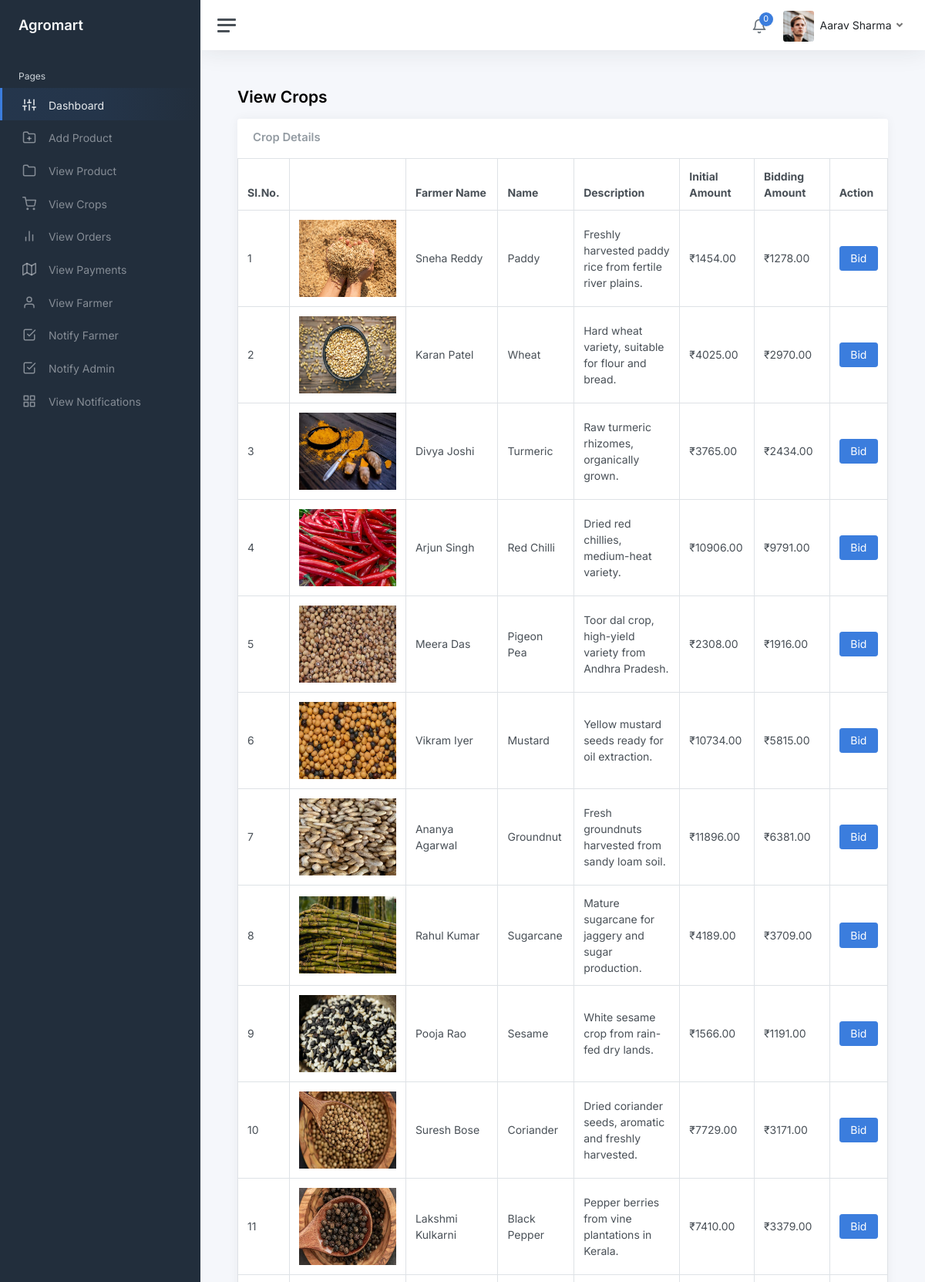
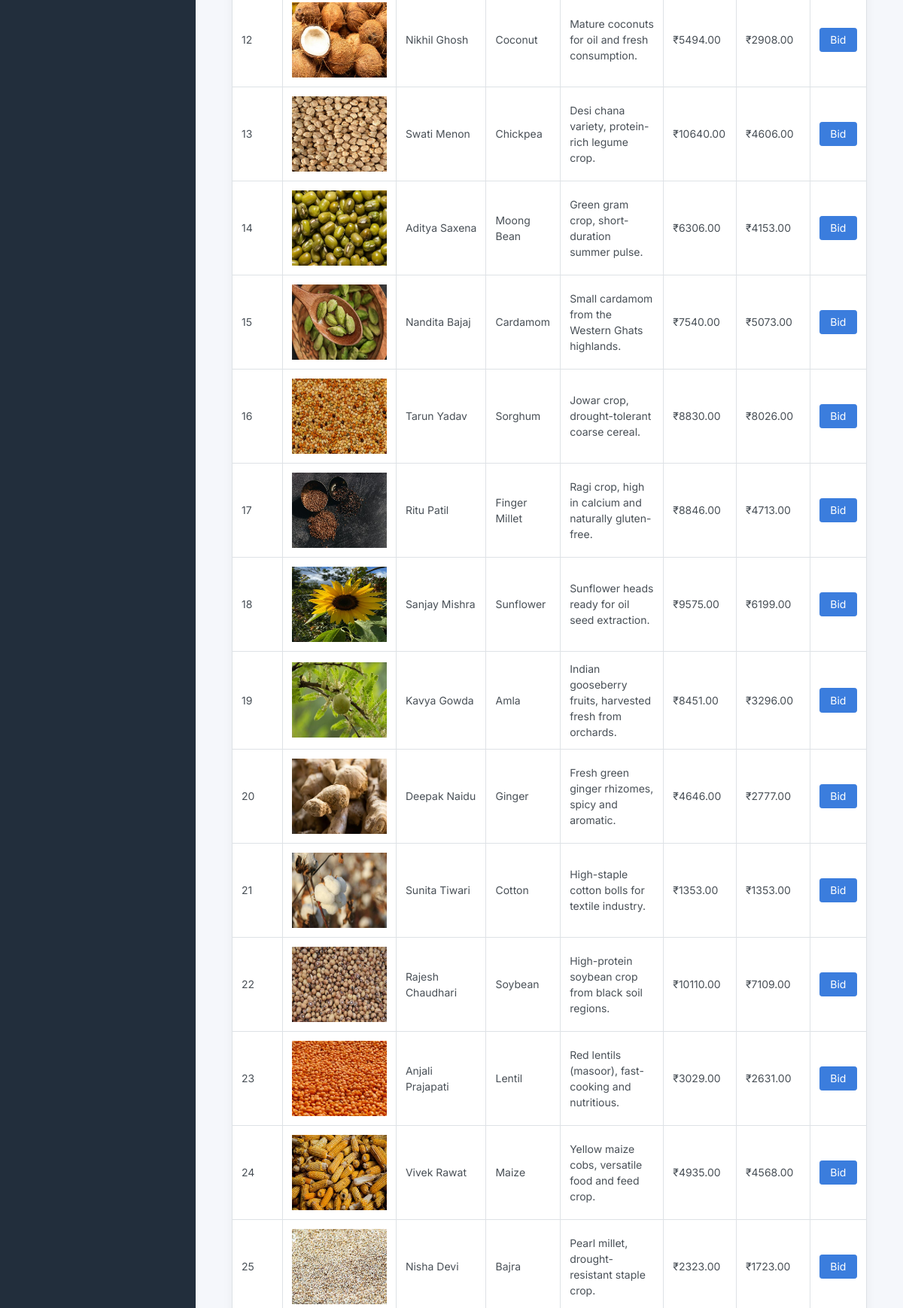
/consumer/view-crop.php (signed in, upper part), run on the app's committed database (2 pictures, top to bottom).
### tables this page shows
CREATE TABLE IF NOT EXISTS `crops` (
  `crop_id` int NOT NULL AUTO_INCREMENT,
  `crop_name` varchar(30) NOT NULL,
  `crop_description` text NOT NULL,
  `farmer_id` int NOT NULL,
  `crop_initial_amount` int NOT NULL,
  `crop_amount` int DEFAULT NULL,
  `consumer_id` int DEFAULT NULL,
  `image_location` text NOT NULL,
  PRIMARY KEY (`crop_id`)
);

CREATE TABLE IF NOT EXISTS `farmers` (
  `farmer_id` int NOT NULL AUTO_INCREMENT,
  `farmer_name` varchar(30) NOT NULL,
  `farmer_email` varchar(30) NOT NULL,
  `farmer_contact_number` varchar(12) NOT NULL,
  `farmer_address` text NOT NULL,
  `farmer_username` varchar(30) NOT NULL,
  `farmer_password` varchar(30) NOT NULL,
  PRIMARY KEY (`farmer_id`)
);

### consumer/view-crop.php (the view, shortened to what this page needs)
<?php
include './includes/connection.php';
?>
<!DOCTYPE html>
<html lang="en">
<head>
	<link href="css/app.css" rel="stylesheet">
</head>
<body>
	<div class="wrapper">
		<?php include('./includes/sidebar.php'); ?>
		<div class="main">
			<?php include('./includes/navbar.php'); ?>
			<main class="content">
				<div class="container-fluid p-0">
					<h1 class="h3 mb-3"><strong>View Crops</strong></h1>
					<div class="row">
						<div class="col-12 d-flex">
							<div class="card flex-fill">
								<div class="card-header">
									<h5 class="card-title mb-0">Crop Details</h5>
								</div>
								<table class="table table-bordered my-0">
									<thead>
										<tr>
											<th>Sl.No.</th>
											<th class="d-none d-xl-table-cell"></th>
											<th class="d-none d-xl-table-cell">Farmer Name</th>
											<th class="d-none d-xl-table-cell">Name</th>
											<th class="d-none d-xl-table-cell">Description</th>
											<th class="d-none d-xl-table-cell">Initial Amount</th>
											<th class="d-none d-xl-table-cell">Bidding Amount</th>
											<th class="d-none d-xl-table-cell">Action</th>
										</tr>
									</thead>
									<tbody>
										<?php
											$query=mysqli_query($con,"SELECT F.farmer_name, c.crop_name, C.crop_description,
											C.crop_initial_amount,C.crop_amount, C.image_location, C.crop_id FROM crops C
                                            left join farmers F on F.farmer_id=C.farmer_id") or die(mysqli_error($con));
											if(mysqli_num_rows($query)){
												$i=1;
												while($row=mysqli_fetch_array($query)){
										?>
										<tr>
											<td><?php echo $i; ?></td>
                                            <td><img src="../<?php echo $row['image_location']; ?>" height="100"></td>
											<td class="d-none d-xl-table-cell"><?php echo $row['farmer_name']; ?></td>
											<td class="d-none d-xl-table-cell"><?php echo $row['crop_name']; ?></td>
											<td class="d-none d-xl-table-cell"><?php echo $row['crop_description']; ?></td>
											<td class="d-none d-xl-table-cell">&#8377;<?php echo $row['crop_initial_amount']; ?>.00</td>
											<td class="d-none d-xl-table-cell">&#8377;<?php echo $row['crop_amount']; ?>.00</td>
											<td class="d-none d-xl-table-cell">
												<a href="./edit-crop.php?crop_id=<?php echo $row['crop_id']; ?>" class="btn btn-primary">Bid</a>
											</td>
										</tr>
										<?php
												$i++;
												}
											}
										?>
									</tbody>
								</table>
							</div>
						</div>
					</div>
				</div>
			</main>
		</div>
	</div>
</body>
</html>

### data on the page
crops: image_location (picture), farmer.farmer_name "Sneha Reddy", crop_name "Paddy", crop_description "Freshly harvested paddy rice from fertile river plains.", crop_initial_amount "1454", crop_amount "1278"
crops: image_location (picture), farmer.farmer_name "Karan Patel", crop_name "Wheat", crop_description "Hard wheat variety, suitable for flour and bread.", crop_initial_amount "4025", crop_amount "2970"
crops: image_location (picture), farmer.farmer_name "Divya Joshi", crop_name "Turmeric", crop_description "Raw turmeric rhizomes, organically grown.", crop_initial_amount "3765", crop_amount "2434"
crops: image_location (picture), farmer.farmer_name "Arjun Singh", crop_name "Red Chilli", crop_description "Dried red chillies, medium-heat variety.", crop_initial_amount "10906", crop_amount "9791"
crops: image_location (picture), farmer.farmer_name "Meera Das", crop_name "Pigeon Pea", crop_description "Toor dal crop, high-yield variety from Andhra Pradesh.", crop_initial_amount "2308", crop_amount "1916"
crops: image_location (picture), farmer.farmer_name "Vikram Iyer", crop_name "Mustard", crop_description "Yellow mustard seeds ready for oil extraction.", crop_initial_amount "10734", crop_amount "5815"
crops: image_location (picture), farmer.farmer_name "Ananya Agarwal", crop_name "Groundnut", crop_description "Fresh groundnuts harvested from sandy loam soil.", crop_initial_amount "11896", crop_amount "6381"
crops: image_location (picture), farmer.farmer_name "Rahul Kumar", crop_name "Sugarcane", crop_description "Mature sugarcane for jaggery and sugar production.", crop_initial_amount "4189", crop_amount "3709"
crops: image_location (picture), farmer.farmer_name "Pooja Rao", crop_name "Sesame", crop_description "White sesame crop from rain-fed dry lands.", crop_initial_amount "1566", crop_amount "1191"
crops: image_location (picture), farmer.farmer_name "Suresh Bose", crop_name "Coriander", crop_description "Dried coriander seeds, aromatic and freshly harvested.", crop_initial_amount "7729", crop_amount "3171"
crops: image_location (picture), farmer.farmer_name "Lakshmi Kulkarni", crop_name "Black Pepper", crop_description "Pepper berries from vine plantations in Kerala.", crop_initial_amount "7410", crop_amount "3379"
crops: image_location (picture), farmer.farmer_name "Nikhil Ghosh", crop_name "Coconut", crop_description "Mature coconuts for oil and fresh consumption.", crop_initial_amount "5494", crop_amount "2908"
crops: image_location (picture), farmer.farmer_name "Swati Menon", crop_name "Chickpea", crop_description "Desi chana variety, protein-rich legume crop.", crop_initial_amount "10640", crop_amount "4606"
crops: image_location (picture), farmer.farmer_name "Aditya Saxena", crop_name "Moong Bean", crop_description "Green gram crop, short-duration summer pulse.", crop_initial_amount "6306", crop_amount "4153"
crops: image_location (picture), farmer.farmer_name "Nandita Bajaj", crop_name "Cardamom", crop_description "Small cardamom from the Western Ghats highlands.", crop_initial_amount "7540", crop_amount "5073"
crops: image_location (picture), farmer.farmer_name "Tarun Yadav", crop_name "Sorghum", crop_description "Jowar crop, drought-tolerant coarse cereal.", crop_initial_amount "8830", crop_amount "8026"
crops: image_location (picture), farmer.farmer_name "Ritu Patil", crop_name "Finger Millet", crop_description "Ragi crop, high in calcium and naturally gluten-free.", crop_initial_amount "8846", crop_amount "4713"
crops: image_location (picture), farmer.farmer_name "Sanjay Mishra", crop_name "Sunflower", crop_description "Sunflower heads ready for oil seed extraction.", crop_initial_amount "9575", crop_amount "6199"
crops: image_location (picture), farmer.farmer_name "Kavya Gowda", crop_name "Amla", crop_description "Indian gooseberry fruits, harvested fresh from orchards.", crop_initial_amount "8451", crop_amount "3296"
crops: image_location (picture), farmer.farmer_name "Deepak Naidu", crop_name "Ginger", crop_description "Fresh green ginger rhizomes, spicy and aromatic.", crop_initial_amount "4646", crop_amount "2777"
crops: image_location (picture), farmer.farmer_name "Sunita Tiwari", crop_name "Cotton", crop_description "High-staple cotton bolls for textile industry.", crop_initial_amount "1353", crop_amount "1353"
crops: image_location (picture), farmer.farmer_name "Rajesh Chaudhari", crop_name "Soybean", crop_description "High-protein soybean crop from black soil regions.", crop_initial_amount "10110", crop_amount "7109"
crops: image_location (picture), farmer.farmer_name "Anjali Prajapati", crop_name "Lentil", crop_description "Red lentils (masoor), fast-cooking and nutritious.", crop_initial_amount "3029", crop_amount "2631"
crops: image_location (picture), farmer.farmer_name "Vivek Rawat", crop_name "Maize", crop_description "Yellow maize cobs, versatile food and feed crop.", crop_initial_amount "4935", crop_amount "4568"
crops: image_location (picture), farmer.farmer_name "Nisha Devi", crop_name "Bajra", crop_description "Pearl millet, drought-resistant staple crop.", crop_initial_amount "2323", crop_amount "1723"

### other printed values
$Count "0"
$Name "Aarav Sharma"
